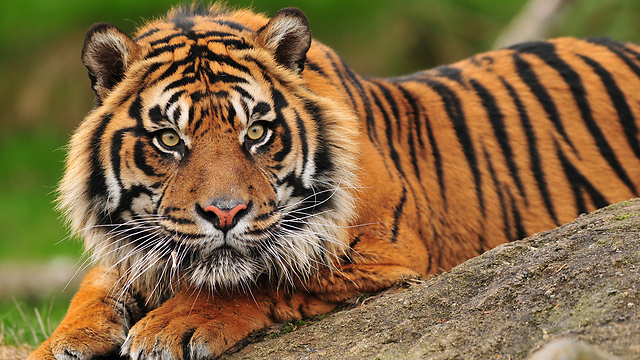
#> input picture template_matching/data/img.jpg, 640 x 360 px, found by its file name
$ jupyter execute template_matching_parameter_tuning.ipynb
#> lines starting #> are read from the running program, lines starting #| are printed output that depends on the picture; long printed decimals are rounded
# Histogram and Histogram Equalization

This notebook follows the HW requirements: code + outputs + short explanations.

The required libraries are imported, and a single IMAGE_PATH variable is defined to ensure the notebook is easy to run.

[cell 1]
import cv2
import numpy as np
import matplotlib.pyplot as plt


# Configuration
IMAGE_PATH = "img.jpg"


def show(img, title=None, cmap=None, figsize=(6, 4)):
    """Consistent image display."""
    plt.figure(figsize=figsize)
    if title:
        plt.title(title)
    plt.imshow(img, cmap=cmap)
    plt.axis("off")
    plt.show()


def plot_hist(hist, title, figsize=(8, 4)):
    """Plot a 256-bin histogram."""
    x = np.arange(256)
    plt.figure(figsize=figsize)
    plt.bar(x, hist, width=1.0)
    plt.xlim([0, 255])
    plt.xlabel("Pixel Intensity (0–255)")
    plt.ylabel("Number of Pixels")
    plt.title(title)
    plt.show()

## 1. Compute the Histogram of a Grayscale Image

**Goal:** Read an image, convert to grayscale, and compute its histogram **manually** using NumPy.
We also compare with OpenCV (`cv2.calcHist`) for validation.

[cell 2]
# Read image (BGR) and convert to grayscale
img_bgr = cv2.imread(IMAGE_PATH)
#> img_bgr is the input picture: shape (360, 640, 3); mean B, G, R 66.1, 104, 130.6
assert img_bgr is not None, f"Failed to load image from: {IMAGE_PATH}"

gray = cv2.cvtColor(img_bgr, cv2.COLOR_BGR2GRAY)
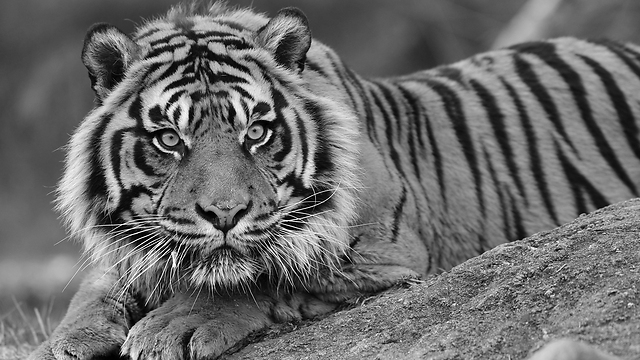
#> gray: shape (360, 640); min 0, max 255, mean 107.7

print("Grayscale shape:", gray.shape)
#| Grayscale shape: (360, 640)
print("Grayscale dtype:", gray.dtype)
#| Grayscale dtype: uint8
show(gray, title="Original Grayscale Image", cmap="gray")

[cell 3]
# Manual histogram (0..255): hist[i] = number of pixels with intensity i
hist_manual = np.bincount(gray.ravel(), minlength=256).astype(np.int64)
#> hist_manual = 256 values, max 2222 at index 84, min 13 at index 253, mean 900

# Sanity check: sum(hist) must equal number of pixels
print("Total pixels:", gray.size)
#| Total pixels: 230400
print("Sum of hist_manual:", int(hist_manual.sum()))
#| Sum of hist_manual: 230400

# Optional comparison with OpenCV
hist_cv = cv2.calcHist([gray], [0], None, [256], [0, 256]).ravel()
#> hist_cv has the same summary as hist_manual
print("First 10 bins (manual):", hist_manual[:10])
#| First 10 bins (manual): [800 466 168 184 155 180 181 192 198 251]
print("First 10 bins (OpenCV):", hist_cv[:10])
#| First 10 bins (OpenCV): [800. 466. 168. 184. 155. 180. 181. 192. 198. 251.]

## 2. Plot the Histogram

We plot the histogram with:
- x-axis: intensity values (0–255)
- y-axis: number of pixels

[cell 4]
plot_hist(hist_manual, title="Histogram of the Original Image")
#> in plot_hist, `plt.show()`:
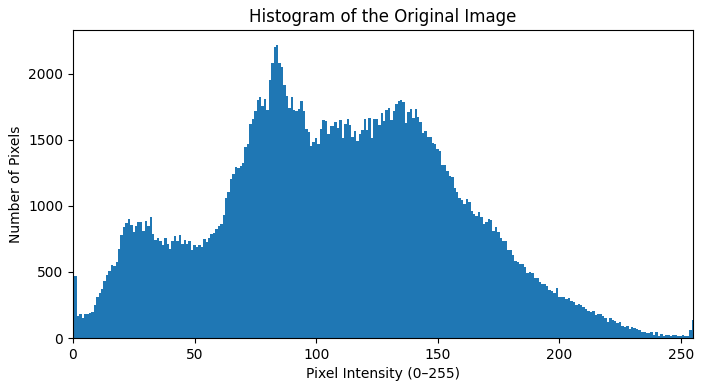
#> figure drawn by matplotlib, 1 panel; tallest bar 2222 high, from x = 83.5 to 84.5

## 3. Interpretation Questions

**a. What does it mean when the histogram is concentrated on the left side?**
Most pixels are dark (low intensities), so the image tends to look underexposed.

**b. What does it mean when the histogram is stretched across all values?**
Pixel intensities cover a wide range, usually indicating higher contrast (both dark and bright regions exist).

**c. What do high peaks represent?**
A high peak at intensity *i* means many pixels share that same intensity value (common in large flat regions).

## 4. Histogram Equalization

We apply histogram equalization using **two** approaches:
1. **Manual (CDF method)** — to demonstrate understanding.
2. **OpenCV** (`cv2.equalizeHist`) — for comparison.

Then we display:
- Original image + histogram
- Equalized image + histogram

[cell 5]
def equalize_hist_manual(gray_img: np.ndarray) -> tuple[np.ndarray, np.ndarray, np.ndarray]:
    """Manual histogram equalization using the CDF method (uint8 grayscale).

    Returns:
        eq_img: equalized image
        hist: original histogram (256,)
        hist_eq: equalized histogram (256,)
    """
    assert gray_img.dtype == np.uint8, "Expected uint8 grayscale input"

    hist = np.bincount(gray_img.ravel(), minlength=256).astype(np.float64)
#> hist has the same summary as hist_manual outside equalize_hist_manual
    cdf = np.cumsum(hist)
#> cdf = 256 values from 800 to 230400

    # Avoid division by zero: find first non-zero CDF value
    cdf_min = cdf[cdf > 0].min() if np.any(cdf > 0) else 0.0
#> cdf_min = 800
    n = gray_img.size
#> n = 230400

    # Build LUT (mapping 0..255 -> 0..255)
    if n == cdf_min:
        # Degenerate case: all pixels have the same value
        lut = np.arange(256, dtype=np.uint8)
    else:
        lut = np.floor((cdf - cdf_min) / (n - cdf_min) * 255.0)
#> lut = 256 values from 0 to 255
        lut = np.clip(lut, 0, 255).astype(np.uint8)

    eq_img = lut[gray_img]
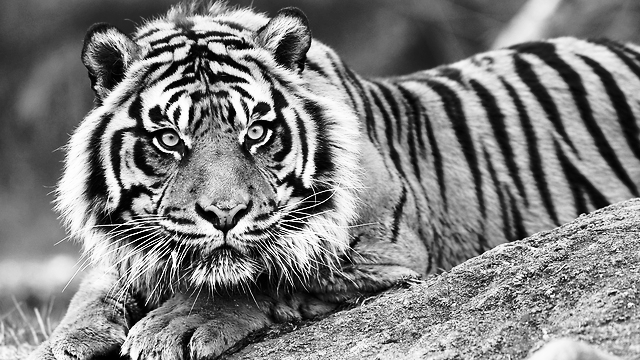
#> eq_img: shape (360, 640); min 0, max 255, mean 127.3
    hist_eq = np.bincount(eq_img.ravel(), minlength=256).astype(np.float64)
#> hist_eq = 256 values, max 2222 at index 83, min 0 at index 45, mean 900
    return eq_img, hist.astype(np.int64), hist_eq.astype(np.int64)


equalized_manual, hist_original, hist_equalized_manual = equalize_hist_manual(gray)
#> hist_original has the same summary as hist_manual; hist_equalized_manual has the same summary as hist_eq in equalize_hist_manual

# OpenCV equalization for comparison
equalized_cv = cv2.equalizeHist(gray)
hist_equalized_cv = np.bincount(equalized_cv.ravel(), minlength=256).astype(np.int64)
#> hist_equalized_cv = 256 values, max 2222 at index 84, min 0 at index 48, mean 900

# Show images
show(gray, title="Original Grayscale", cmap="gray")
show(equalized_manual, title="Equalized (Manual CDF)", cmap="gray")
show(equalized_cv, title="Equalized (OpenCV)", cmap="gray")

# Numeric comparison (optional)
mae = np.mean(np.abs(equalized_manual.astype(np.int16) - equalized_cv.astype(np.int16)))
#> mae = 0.548
print("MAE between manual and OpenCV equalization:", float(mae))
#| MAE between manual and OpenCV equalization: 0.5478

[cell 6]
# Plot histograms: original and equalized (manual)
plot_hist(hist_original, title="Original Histogram")
plot_hist(hist_equalized_manual, title="Equalized Histogram (Manual CDF)")
#> call 3 of plot_hist, with hist = array of shape (256,), title = 'Equalized Histogram (Manual CDF)', figsize = (8, 4)
#> in plot_hist (call 3), `plt.show()`:
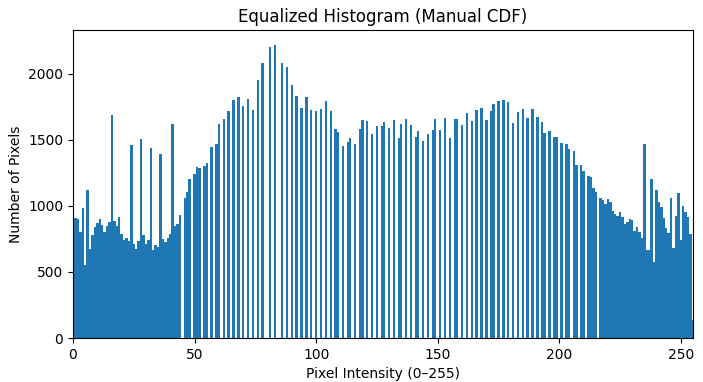
#> figure drawn by matplotlib, 1 panel; tallest bar 2222 high, from x = 82.5 to 83.5
plot_hist(hist_equalized_cv, title="Equalized Histogram (OpenCV)")
#> call 4 of plot_hist, with hist = array of shape (256,), title = 'Equalized Histogram (OpenCV)', figsize = (8, 4)
#> in plot_hist (call 4), `plt.show()`:
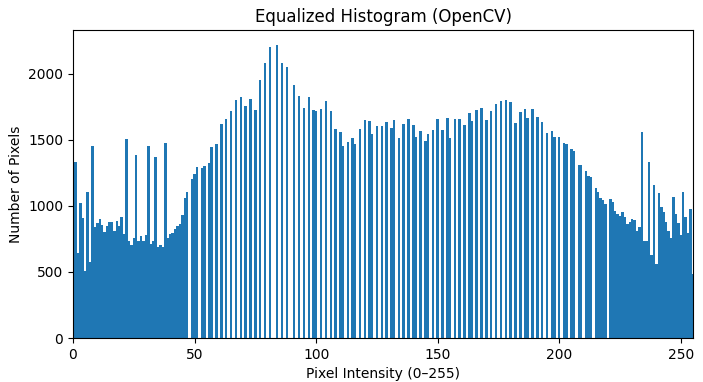
#> figure drawn by matplotlib, 1 panel; tallest bar 2222 high, from x = 83.5 to 84.5
